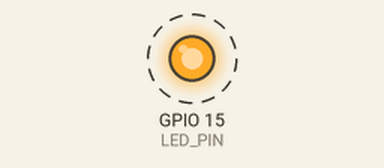
Recording of a sketch running on a simulated ESP32. Parts: output pins drawn as LEDs (lit = HIGH). Dashed ring = blinking. What the sketch prints to the serial monitor is not drawn.

Above: at 0.2 s.
Timing chart, 0 to 3.0 s (numbered marks = the images above):
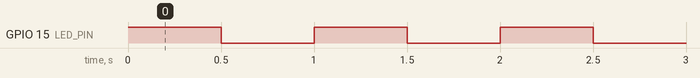

The sketch:

del1_kode.ino
```cpp
// Del 1 - Dit første program
//
// Dette program er færdigt. Det får den lille lampe (LED) på boardet til at
// blinke og skriver en besked til computeren én gang i sekundet.
//
// Opgave 1.2: Skriv dit navn mellem anførselstegnene i linjen herunder.

String MIT_NAVN = "Skriv dit navn her";


// --------------------------------------------------------------------------
// Du behøver ikke ændre noget herunder.
// --------------------------------------------------------------------------

const int LED_PIN = 15;  // Den indbyggede LED sidder på pin 15
int sekunder = 0;

void setup() {
  Serial.begin(115200);      // Start forbindelsen til computeren
  pinMode(LED_PIN, OUTPUT);  // Pin 15 skal styre LED'en
}

void loop() {
  digitalWrite(LED_PIN, HIGH);  // Tænd LED'en
  delay(500);                   // Vent et halvt sekund
  digitalWrite(LED_PIN, LOW);   // Sluk LED'en
  delay(500);                   // Vent et halvt sekund

  sekunder = sekunder + 1;
  Serial.println("Hej " + MIT_NAVN + ". Din ESP32 har kørt i " + String(sekunder) + " sekunder.");
}
```

Measured:
- by itself, GPIO 15 (LED_PIN): alternates HIGH for 0.50 s and LOW for 0.50 s
